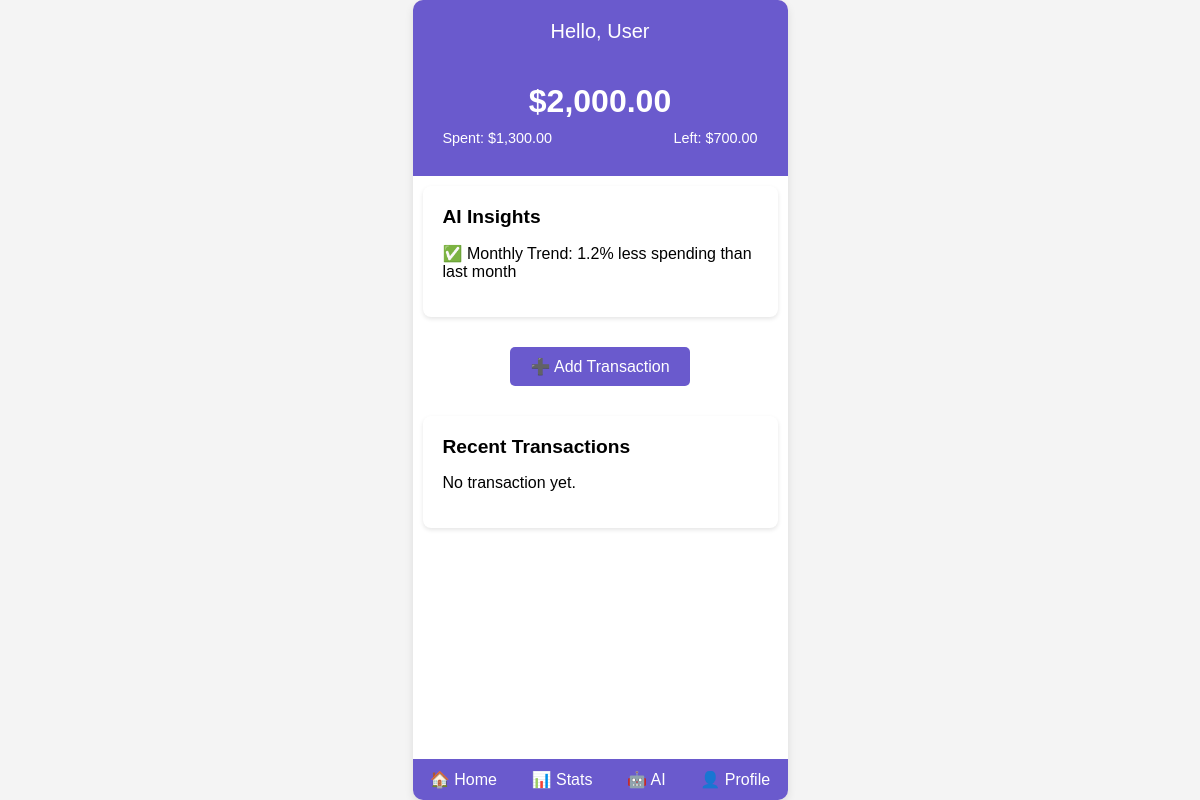
The app's page /homepage (signed in), older data.
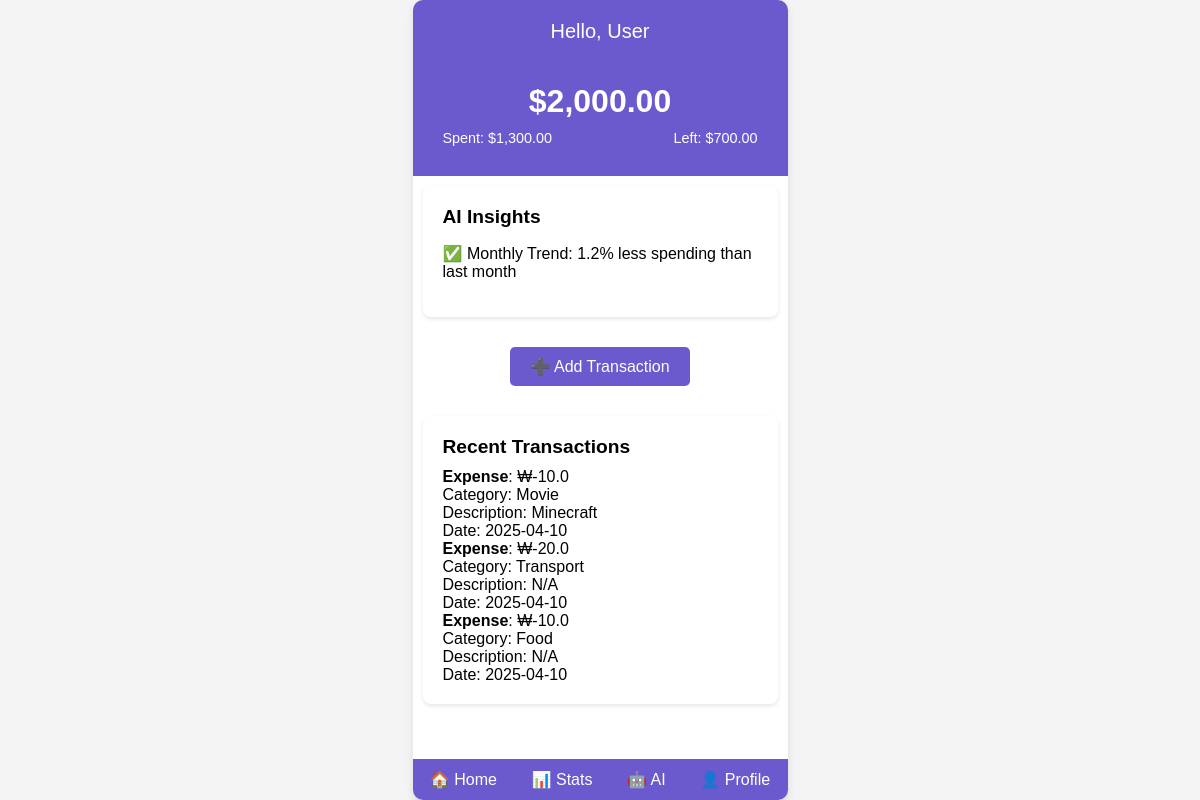
The same page, newer data.
### main.py (models this page shows)
class Transaction(db.Model):
    id = db.Column(db.Integer, primary_key=True)
    amount = db.Column(db.Float, nullable=False)
    type = db.Column(db.String(10), nullable=False) # income
    category = db.Column(db.String(50), nullable=False)
    description = db.Column(db.String(200))
    date = db.Column(db.DateTime, default=datetime.utcnow)
    user_id = db.Column(db.Integer, db.ForeignKey('user.id'), nullable=False)
    user = db.relationship('User', backref=db.backref('transactions', lazy=True))

### main.py (the view)
@app.route('/homepage')
def homepage():
    if 'username' not in session:
        return redirect(url_for('home'))
    user = User.query.filter_by(username=session['username']).first()
    if not user:
            return "User not found", 404
    transactions = Transaction.query.filter_by(user_id=user.id).order_by(Transaction.date.desc()).all()
    return render_template('homepage.html', username=session['username'], transactions=transactions)

### templates/homepage.html (shortened to what this page needs)
{% extends "base.html" %}
{% block content %}
    <div id="homePage" class="page active">
        <div class="header">Hello, User</div>
        <div class="balance-section">
            <h2>$2,000.00</h2>
            <div class="balance-details">
                <span>Spent: $1,300.00</span>
                <span>Left: $700.00</span>
            </div>
        </div>
        <div class="insights">
            <h3>AI Insights</h3>
            <p>✅ Monthly Trend: 1.2% less spending than last month</p>
        </div>
        <div class="add-transaction">
            <button id="addTransactionBtn">➕ Add Transaction</button>
        </div>
        <div class="transaction-section">
            <h3>Recent Transactions</h3>
            {% for txn in transactions %}
            <div class="transaction-card">
                <div><strong>{{ txn.type.capitalize() }}</strong>: ₩{{ txn.amount }}</div>
                <div>Category: {{ txn.category }}</div>
                <div>Description: {{ txn.description or 'N/A' }}</div>
                <div>Date: {{ txn.date.strftime('%Y-%m-%d') }}</div>
            </div>
            {% else %}
                <p>No transaction yet.</p>
            {% endfor %}
        </div>
    </div>
{% endblock %}

### templates/base.html (shortened to what this page needs)
<!DOCTYPE html>
<html lang="en">
<head>
    <link rel="stylesheet" href="{{ url_for('static', filename='man.css') }}">
</head>
<body>
    <div class="container">
        {% block content %}
        {% endblock %}
        {% include 'nav.html' %}
    </div>
</body>
</html>

### templates/nav.html
<nav class="bottom-nav">
    <a href="{{ url_for('homepage') }}"><button>🏠 Home</button></a>
    <a href="{{ url_for('stats') }}"><button>📊 Stats</button></a>
    <a href="{{ url_for('ai') }}"><button>🤖 AI</button></a>
    <a href="{{ url_for('profile') }}"><button>👤 Profile</button></a>
</nav>

### static/man.css (style rules this page uses)
body { font-family: Arial, sans-serif; margin: 0; background: #f4f4f4; display: flex; justify-content: center; align-items: center; height: 100vh; }
.container { width: 375px; background-color: white; border-radius: 10px; box-shadow: 0 4px 8px rgba(0, 0, 0, 0.1); overflow: hidden; height: 100%; display: flex; flex-direction: column; position: relative; }
.container::before { content: ""; position: absolute; top: 0; left: 0; width: 100%; height: 100%; background: linear-gradient(-45deg, #6a5acd, #8a2be2, #ff69b4, #ff4500); background-size: 400% 400%; animation: waveEffect 8s ease infinite; opacity: 0.5; z-index: -1; border-radius: 10px; }
.page { display: none; width: 100%; height: 100%; overflow-y: auto; }
.active { display: block; }
.header { background-color: #6a5acd; color: white; text-align: center; padding: 20px; font-size: 20px; }
.balance-section { background-color: #6a5acd; color: white; padding: 20px; text-align: center; }
.balance-section h2 { margin: 0; font-size: 2em; }
.balance-details { display: flex; justify-content: space-between; padding: 10px; font-size: 0.9em; }
.insights { background-color: white; padding: 20px; margin: 10px; border-radius: 8px; box-shadow: 0 2px 4px rgba(0, 0, 0, 0.1); }
.insights h3 { margin: 0 0 10px 0; font-size: 1.2em; }
.add-transaction { text-align: center; padding: 20px; display: flex; justify-content: center; align-items: center; }
.add-transaction button { background-color: #6a5acd; color: white; border: none; padding: 10px 20px; border-radius: 5px; font-size: 1em; cursor: pointer; }
.transaction-section { background-color: white; padding: 20px; margin: 10px; border-radius: 8px; box-shadow: 0 2px 4px rgba(0, 0, 0, 0.1); }
.transaction-section h3 { margin: 0 0 10px 0; font-size: 1.2em; }
.bottom-nav { background-color: #6a5acd; display: flex; justify-content: space-around; padding: 10px 0; }
.bottom-nav button { background: none; border: none; color: white; font-size: 1em; cursor: pointer; }

Row changes from the older to the newer data that the page shows:
added Transaction: type "Expense", amount "-10.0", category "Movie", description "Minecraft", date "2025-04-10"
added Transaction: type "Expense", amount "-20.0", category "Transport", description "N/A", date "2025-04-10"
added Transaction: type "Expense", amount "-10.0", category "Food", description "N/A", date "2025-04-10"
Text that changed along with them:
text no longer shown: "No transaction yet."
